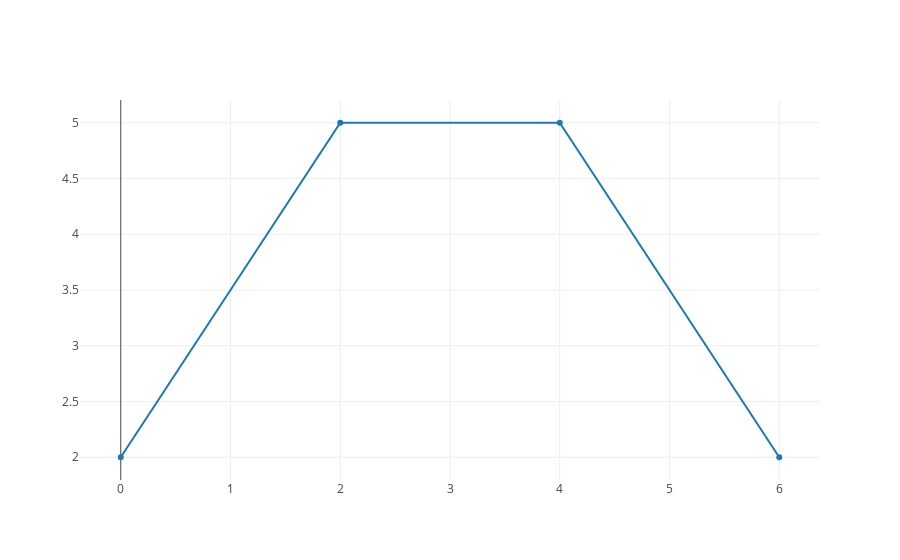

The notebook cell this image was saved under:
### Markdown cell above
Our plot is represented by a declarative data structure. It closely parallels the JSON object sent to the Javascript library for rendering. We could have can declared this structure directly without using `plotly.graph_objs`, but the classes give us documentation, error checking, and utility functions.

### Code cell
# Plot using only a data structure
iplot({'data': [{'type': 'scatter',
                 'x' : [0,2,4,6],
                 'y' : [2,5,5,2]}]})

### Figure 1 — Plotly figure (JSON) as saved in the notebook; plotly's stock layout.template omitted (floating-point values rounded to 4 significant figures)
{"data": [{"type": "scatter", "x": [0, 2, 4, 6], "y": [2, 5, 5, 2]}], "layout": {}}
